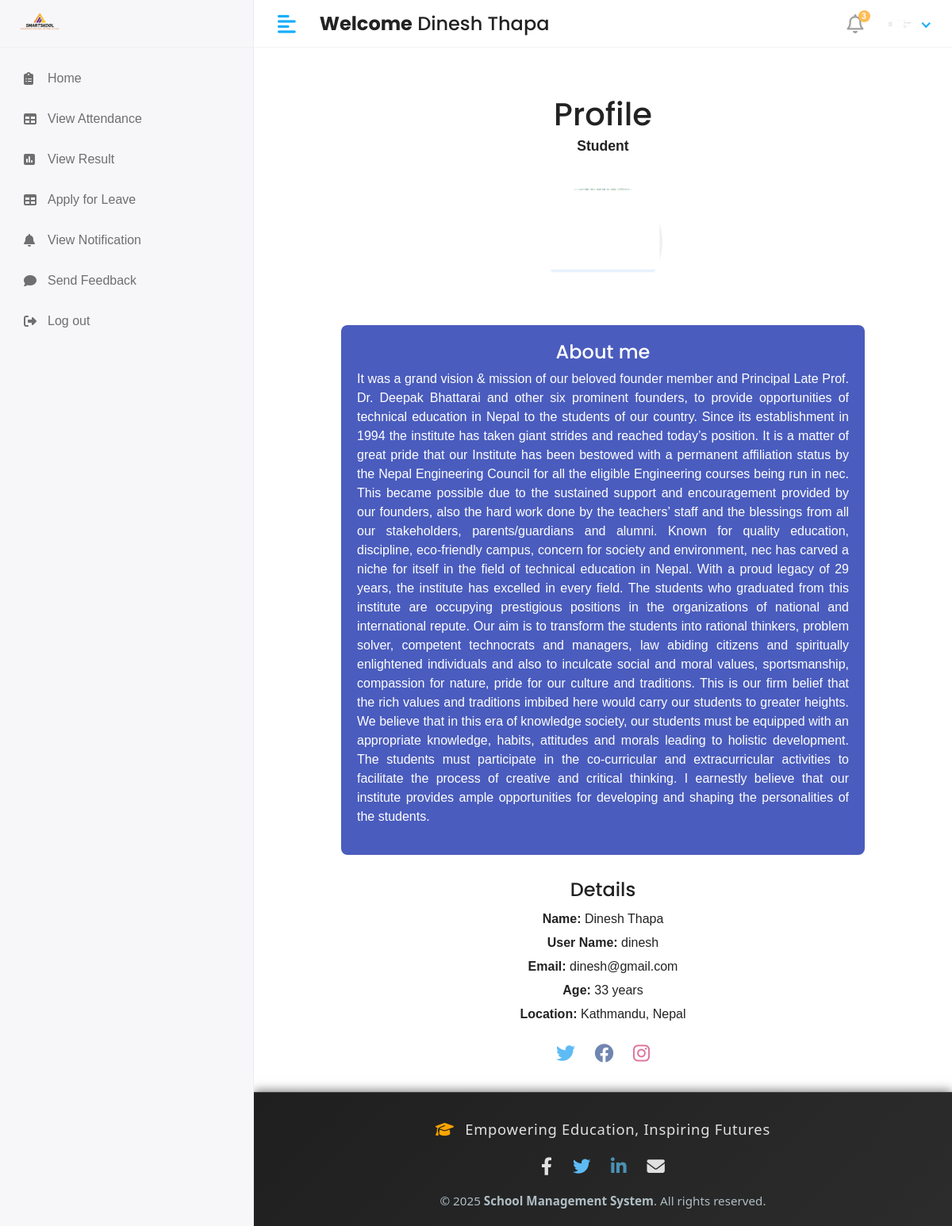
The page /Hod/myprofile/ (signed in) on the database its author committed.
### app/models.py (models this page shows)
class CustomUser(AbstractUser):
   USER= (
      (1,'hod'),
      (2,'staff'),
      (3,'student'),
    )
   user_type=models.CharField(choices=USER,max_length=50,default=1)
   profile_pic = models.ImageField(upload_to='media/profile_pics')

### school_management_system/Hod_Views.py (the view)
# urls.py: path('Hod/myprofile/',Hod_Views.myprofile,name='myprofile'),
@login_required(login_url='/')
def myprofile(request):
    user = request.user
    context = {
        'user': user,
    }
    return render(request, 'Hod/myprofile.html', context)

### templates/Hod/myprofile.html (shortened to what this page needs)
{% extends 'base.html' %}
{%  block content %}
<!DOCTYPE html>
<html lang="en">
<head>
  <link rel="stylesheet" href="https://cdnjs.cloudflare.com/ajax/libs/font-awesome/6.0.0/css/all.min.css">
</head>
<body>
  <div class="container">
    <h1>Profile</h1>
    <p class="subtitle">
      {% if user.user_type == '1' %}
        <strong>HOD</strong>
      {% elif user.user_type == '2' %}
        <strong>Teacher</strong>
      {% elif user.user_type == '3' %}
        <strong>Student</strong>
      {% else %}
        <strong>Unknown</strong>
      {% endif %}
    </p>
    <div class="profile-image">
      <img src="{{ user.profile_pic.url }}" alt="Hunter Norton">
    </div>
    <div class="about">
      <h2>About me</h2>
      <p style="text-align: justify;">
        It was a grand vision & mission of our beloved founder member and Principal Late Prof. Dr. Deepak Bhattarai and other six prominent founders,
        to provide opportunities of technical education in Nepal to the students of our country. Since its establishment in 1994 the institute has taken
        giant strides and reached today’s position. It is a matter of great pride that our Institute has been bestowed with a permanent affiliation status
         by the Nepal Engineering Council for all the eligible Engineering courses being run in nec. This became possible due to the sustained support and
         encouragement provided by our founders, also the hard work done by the teachers’ staff and the blessings from all our stakeholders, parents/guardians
         and alumni. Known for quality education, discipline, eco-friendly campus, concern for society and environment, nec has carved a niche for itself in
         the field of technical education in Nepal. With a proud legacy of 29 years, the institute has excelled in every field. The students who graduated
         from this institute are occupying prestigious positions in the organizations of national and international repute. Our aim is to transform the students
         into rational thinkers, problem solver, competent technocrats and managers, law abiding citizens and spiritually enlightened individuals and also to
         inculcate social and moral values, sportsmanship, compassion for nature, pride for our culture and traditions. This is our firm belief that the rich
         values and traditions imbibed here would carry our students to greater heights. We believe that in this era of knowledge society, our students must
         be equipped with an appropriate knowledge, habits, attitudes and morals leading to holistic development. The students must participate in the co-curricular
         and extracurricular activities to facilitate the process of creative and critical thinking. I earnestly believe that our institute provides ample
         opportunities for developing and shaping the personalities of the students.
      </p>
    </div>
    <div class="details">
      <h2>Details</h2>
      <p><strong>Name:</strong> {{user.first_name}} {{user.last_name}}</p>
      <p><strong>User Name:</strong> {{user.username}}</p>
      <p><strong>Email:</strong> {{user.email}} </p>
      <p><strong>Age:</strong> 33 years</p>
      <p><strong>Location:</strong> Kathmandu, Nepal</p>
    </div>
    <div class="social-icons">
      <a href="#"><i class="fab fa-twitter"></i></a>
      <a href="#"><i class="fab fa-facebook"></i></a>
      <a href="#"><i class="fab fa-instagram"></i></a>
    </div>
  </div>
</body>
</html>
{% endblock %}

### templates/includes/header.html (shortened to what this page needs)
{% load static %}
<div class="header">
    {% if user.user_type == '1' %}
            <div class="header-left">
               <a href="" class="logo">
               <img src="{% static 'assets/img/logo1.png'%}" alt="Logo" width="80" height="80">
               </a>
               <a href="index.html" class="logo logo-small">
               <img src="{% static 'assets/img/logo1.png'%}" alt="Logo" width="80" height="80">
               </a>
            </div>
            <a href="javascript:void(0);" id="toggle_btn">
            <i class="fas fa-align-left"></i>
            </a>
            <div class="top-nav-search mt-3" >
               <h4><strong>Welcome</strong>&nbsp;<span>{{user.first_name}} {{user.last_name}}</span></h4>
            </div>
            <a class="mobile_btn" id="mobile_btn">
            <i class="fas fa-bars"></i>
            </a>
            <ul class="nav user-menu">
               <li class="nav-item dropdown noti-dropdown">
                  <a href="#" class="dropdown-toggle nav-link" data-toggle="dropdown">
                  <i class="far fa-bell"></i> <span class="badge badge-pill">3</span>
                  </a>
                  <div class="dropdown-menu notifications">
                     <div class="topnav-dropdown-header">
                        <span class="notification-title">Notifications</span>
                        <a href="javascript:void(0)" class="clear-noti"> Clear All </a>
                     </div>
                     <div class="noti-content">
                        <ul class="notification-list">
                           <li class="notification-message">
                              <a href="#">
                                 <div class="media">
                                    <span class="avatar avatar-sm">
                                    <img class="avatar-img rounded-circle" alt="User Image" src="{{ user.profile.profile_pic.url }}">
                                    </span>
                                    <div class="media-body">
                                       <p class="noti-details"><span class="noti-title">Carlson Tech</span> has approved <span class="noti-title">your estimate</span></p>
                                       <p class="noti-time"><span class="notification-time">4 mins ago</span></p>
                                    </div>
                                 </div>
                              </a>
                           </li>
                           <li class="notification-message">
                              <a href="#">
                                 <div class="media">
                                    <span class="avatar avatar-sm">
                                    <img class="avatar-img rounded-circle" alt="User Image" src="{% static 'assets/img/profiles/avatar-11.jpg'%}">
                                    </span>
                                    <div class="media-body">
                                       <p class="noti-details"><span class="noti-title">International Software Inc</span> has sent you a invoice in the amount of <span class="noti-title">$218</span></p>
                                       <p class="noti-time"><span class="notification-time">6 mins ago</span></p>
                                    </div>
                                 </div>
                              </a>
                           </li>
                           <li class="notification-message">
                              <a href="#">
                                 <div class="media">
                                    <span class="avatar avatar-sm">
                                    <img class="avatar-img rounded-circle" alt="User Image" src="{% static 'assets/img/profiles/avatar-17.jpg'%}">
                                    </span>
                                    <div class="media-body">
                                       <p class="noti-details"><span class="noti-title">John Hendry</span> sent a cancellation request <span class="noti-title">Apple iPhone XR</span></p>
                                       <p class="noti-time"><span class="notification-time">8 mins ago</span></p>
                                    </div>
                                 </div>
                              </a>
                           </li>
                           <li class="notification-message">
                              <a href="#">
                                 <div class="media">
                                    <span class="avatar avatar-sm">
                                    <img class="avatar-img rounded-circle" alt="User Image" src="{% static 'assets/img/profiles/avatar-13.jpg'%}">
                                    </span>
                                    <div class="media-body">
                                       <p class="noti-details"><span class="noti-title">Mercury Software Inc</span> added a new product <span class="noti-title">Apple MacBook Pro</span></p>
                                       <p class="noti-time"><span class="notification-time">12 mins ago</span></p>
                                    </div>
                                 </div>
                              </a>
                           </li>
                        </ul>
                     </div>
                     <div class="topnav-dropdown-footer">
                        <a href="#">View all Notifications</a>
                     </div>
                  </div>
               </li>
               <li class="nav-item dropdown has-arrow">
                  <a href="#" class="dropdown-toggle nav-link" data-toggle="dropdown">
                    <span class="user-img">
                     {% if user.profile_pic and user.profile_pic.url %}
                        <span class="user-img">
                           <img class="rounded-circle" src="{{ user.profile_pic.url }}" width="30" alt="Profile">
                           <span class="status online"></span>
                        </span>
                     {% else %}
                        <span class="user-img">
                           <img class="rounded-circle" src="{% static 'assets/img/noimg.png' %}" width="30" alt="Profile">
                           <span class="status online"></span>
                        </span>
                     {% endif %}
                                 </span>
                  </a>
                  <div class="dropdown-menu">
                     <div class="user-header">
                        <div class="avatar avatar-sm">
                           {% if user.profile_pic and user.profile_pic.url %}
                              <img src="{{ user.profile_pic.url }}" alt="User Image" class="avatar-img rounded-circle">
                           {% else %}
                              <img src="{% static 'assets/img/noimg.png' %}" alt="User Image" class="avatar-img rounded-circle">
                           {% endif %}
                        </div>
                        <div class="user-text">
                           <h6>{{user.first_name}}&nbsp; {{user.last_name}}</h6>
                           {% if user.user_type == '1' %}
                           <p class="text-muted mb-0">HOD</p>
                           {%elif user.user_type == '2' %}
                           <p class="text-muted mb-0">Staff</p>
                           {%else%}
                           <p class="text-muted mb-0">Student</p>
                           {%endif%}
                        </div>
                     </div>
                     <a class="dropdown-item" href="#">My Profile</a>
                     <a class="dropdown-item" href="inbox.html">Inbox</a>
                     <a class="dropdown-item" href={% url 'logout' %}>Logout</a>
                  </div>
               </li>
            </ul>
         {%else%}
         <div class="header-left">
              <a href="" class="logo">
               <img src="{% static 'assets/img/logo1.png'%}" alt="Logo" width="80" height="80">
               </a>
            </div>
            <a href="javascript:void(0);" id="toggle_btn">
            <i class="fas fa-align-left"></i>
            </a>
            <div class="top-nav-search mt-3" >
               <h4><strong>Welcome</strong>&nbsp;<span>{{user.first_name}} {{user.last_name}}</span></h4>
            </div>
            <ul class="nav user-menu">
               <li class="nav-item dropdown noti-dropdown">
                  <a href="#" class="dropdown-toggle nav-link" data-toggle="dropdown">
                  <i class="far fa-bell"></i> <span class="badge badge-pill">3</span>
                  </a>
               </li>
               <li class="nav-item dropdown has-arrow">
                  <a href="#" class="dropdown-toggle nav-link" data-toggle="dropdown">
                    <span class="user-img">
                     {% if user.profile_pic and user.profile_pic.url %}
                        <span class="user-img">
                           <img class="rounded-circle" src="{{ user.profile_pic.url }}" width="30" alt="Profile">
                        </span>
                     {% else %}
                        <span class="user-img">
                           <img class="rounded-circle" src="{% static 'assets/img/noimg.png' %}" width="30" alt="Profile">
                           <span class="status online"></span>
                        </span>
                     {% endif %}
                                 </span>
                  </a>
               </li>
            </ul>
         {% endif %}
</div>

### rows shown on the page
CustomUser: first_name "Dinesh", last_name "Thapa", profile_pic (picture), username "dinesh", email "dinesh@gmail.com"
